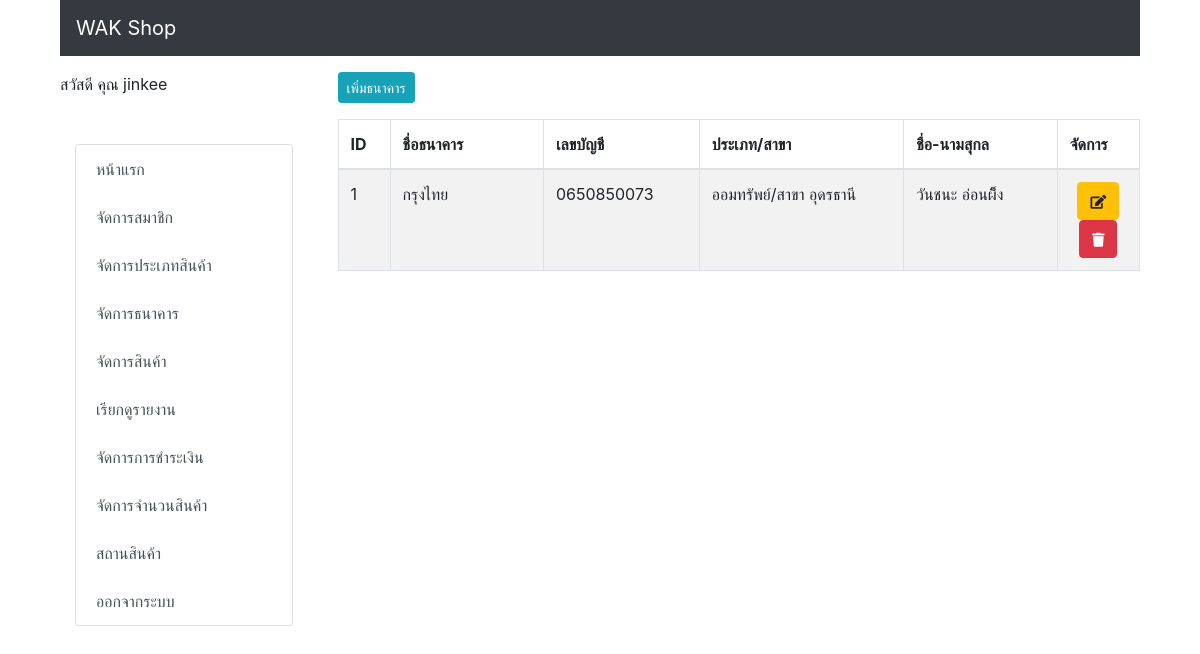
/backend/bank.php (signed in), run on the app's committed database.
### tables this page shows
CREATE TABLE `tbl_bank` (
  `b_id` int(11) NOT NULL,
  `b_name` varchar(100) NOT NULL,
  `b_type` varchar(100) NOT NULL,
  `b_number` varchar(20) NOT NULL,
  `b_owner` varchar(100) NOT NULL,
  `bn_name` varchar(100) NOT NULL
);

### backend/bank_list.php (the view, shortened to what this page needs)
<?php
include('h.php');
$query = "SELECT * FROM tbl_bank ORDER BY b_id DESC" or die("Error:" . mysqli_error($conn));
$result = mysqli_query($conn, $query);
echo '<table id="banktable" class="table table-bordered table-striped">';
echo "<thead>";
echo "
      <tr>
      <th width='5%'>ID</th>
      <th width='15%' class='hidden-xs'>ชื่อธนาคาร</th>
      <th width='15%'>เลขบัญชี</th>
      <th width='20%'>ประเภท/สาขา</th>
      <th width='15%'>ชื่อ-นามสุกล</th>
      <th width='7%'>จัดการ</th>
      </tr>";
echo "</thead>";
echo "<tbody>";
while ($row = mysqli_fetch_array($result)) {
    echo "<tr>";
    echo "<td>" . $row["b_id"] . "</td>";
    echo "<td class='hidden-xs'>" . $row["b_name"] . "</td>";
    echo "<td>" . $row["b_number"] . "</td>";
    echo "<td>" . $row["b_type"] . "/สาขา " . $row["bn_name"] . "</td>";
    echo "<td>" . $row["b_owner"] . "</td>";
    echo "<td class='text-center'>
            <a href='bank.php?act=edit&ID={$row['b_id']}' class='btn btn-warning btn-xs'>
                <i class='fas fa-edit' style='font-size: 14px;'></i>
            </a>
            <a href='bank_del_db.php?ID={$row['b_id']}' onclick=\"return confirm('ยันยันการลบ')\" class='btn btn-danger btn-xs'>
                <i class='fas fa-trash' style='font-size: 14px;'></i>
            </a>
          </td>";
    echo "</tr>";
}
echo "</tbody>";
echo "</table>";
?>

### backend/navbar.php (style rules this page uses)
html, body { height:100%px; margin: 3; padding: 0; }

### data on the page
tbl_bank: b_id "1", b_name "กรุงไทย", b_number "0650850073", b_type "ออมทรัพย์", bn_name "อุดรธานี", b_owner "วันชนะ อ่อนผึ็ง"

### other printed values
$a_name "jinkee"
